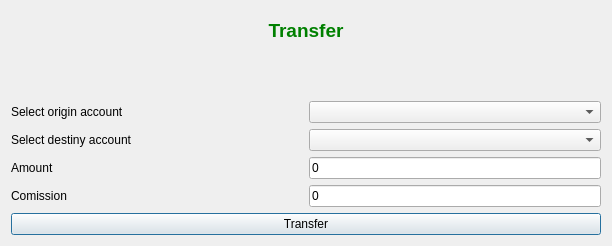
<?xml version="1.0" encoding="UTF-8"?>
<ui version="4.0">
 <class>frmTransfer</class>
 <widget class="QDialog" name="frmTransfer">
  <property name="windowModality">
   <enum>Qt::WindowModal</enum>
  </property>
  <property name="geometry">
   <rect>
    <x>0</x>
    <y>0</y>
    <width>612</width>
    <height>246</height>
   </rect>
  </property>
  <property name="windowTitle">
   <string>Account transfer</string>
  </property>
  <property name="windowIcon">
   <iconset resource="../images/xulpymoney.qrc">
    <normaloff>:/xulpymoney/transfer.png</normaloff>:/xulpymoney/transfer.png</iconset>
  </property>
  <property name="modal">
   <bool>true</bool>
  </property>
  <layout class="QHBoxLayout" name="horizontalLayout_6">
   <item>
    <layout class="QVBoxLayout" name="verticalLayout">
     <item>
      <widget class="QLabel" name="lblTitulo">
       <property name="font">
        <font>
         <pointsize>14</pointsize>
         <weight>75</weight>
         <bold>true</bold>
        </font>
       </property>
       <property name="styleSheet">
        <string notr="true">color: rgb(0, 128, 0);</string>
       </property>
       <property name="text">
        <string>Transfer</string>
       </property>
       <property name="alignment">
        <set>Qt::AlignCenter</set>
       </property>
      </widget>
     </item>
     <item>
      <layout class="QHBoxLayout" name="horizontalLayout_2">
       <item>
        <widget class="wdgDatetime" name="wdgDT" native="true"/>
       </item>
      </layout>
     </item>
     <item>
      <layout class="QHBoxLayout" name="horizontalLayout_3">
       <item>
        <widget class="QLabel" name="label_2">
         <property name="text">
          <string>Select origin account</string>
         </property>
        </widget>
       </item>
       <item>
        <widget class="QComboBox" name="cmbOrigen"/>
       </item>
      </layout>
     </item>
     <item>
      <layout class="QHBoxLayout" name="horizontalLayout_5">
       <item>
        <widget class="QLabel" name="label_5">
         <property name="text">
          <string>Select destiny account</string>
         </property>
        </widget>
       </item>
       <item>
        <widget class="QComboBox" name="cmbDestino"/>
       </item>
      </layout>
     </item>
     <item>
      <layout class="QHBoxLayout" name="horizontalLayout">
       <item>
        <widget class="QLabel" name="label_3">
         <property name="text">
          <string>Amount</string>
         </property>
        </widget>
       </item>
       <item>
        <widget class="myQLineEdit" name="txtImporte">
         <property name="sizePolicy">
          <sizepolicy hsizetype="Minimum" vsizetype="Fixed">
           <horstretch>0</horstretch>
           <verstretch>0</verstretch>
          </sizepolicy>
         </property>
         <property name="toolTip">
          <string>Amount must be positive</string>
         </property>
         <property name="text">
          <string>0</string>
         </property>
        </widget>
       </item>
      </layout>
     </item>
     <item>
      <layout class="QHBoxLayout" name="horizontalLayout_4">
       <item>
        <widget class="QLabel" name="label_4">
         <property name="text">
          <string>Comission</string>
         </property>
        </widget>
       </item>
       <item>
        <widget class="myQLineEdit" name="txtComision">
         <property name="sizePolicy">
          <sizepolicy hsizetype="Minimum" vsizetype="Fixed">
           <horstretch>0</horstretch>
           <verstretch>0</verstretch>
          </sizepolicy>
         </property>
         <property name="toolTip">
          <string>Amount must be positive</string>
         </property>
         <property name="text">
          <string>0</string>
         </property>
        </widget>
       </item>
      </layout>
     </item>
     <item>
      <widget class="QPushButton" name="cmd">
       <property name="text">
        <string>Transfer</string>
       </property>
       <property name="icon">
        <iconset resource="../images/xulpymoney.qrc">
         <normaloff>:/xulpymoney/transfer.png</normaloff>:/xulpymoney/transfer.png</iconset>
       </property>
      </widget>
     </item>
    </layout>
   </item>
  </layout>
 </widget>
 <customwidgets>
  <customwidget>
   <class>myQLineEdit</class>
   <extends>QLineEdit</extends>
   <header location="global">myqlineedit</header>
  </customwidget>
  <customwidget>
   <class>wdgDatetime</class>
   <extends>QWidget</extends>
   <header location="global">wdgDatetime</header>
   <container>1</container>
  </customwidget>
 </customwidgets>
 <resources>
  <include location="../images/xulpymoney.qrc"/>
 </resources>
 <connections/>
</ui>
